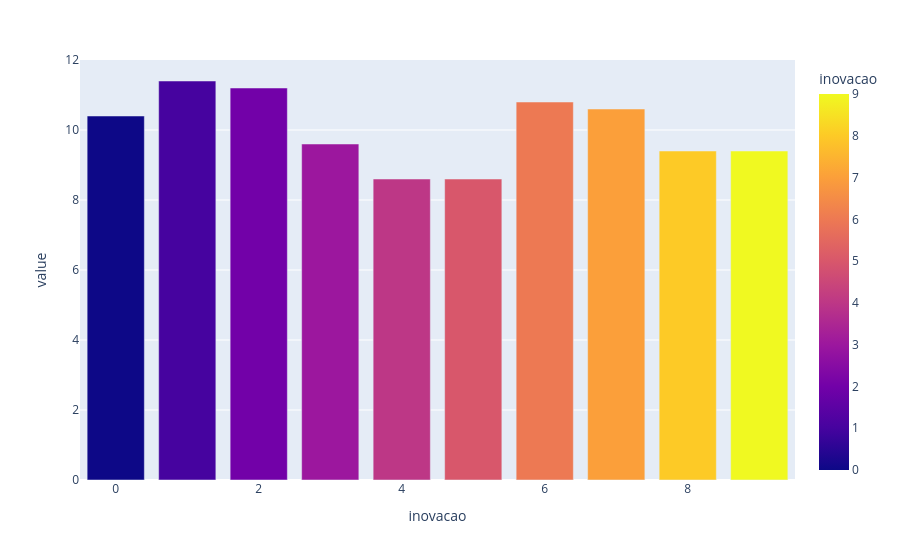

The notebook cell this image was saved under:
### Markdown cell above
### EDA

### Code cell
# Distriuição da variavel Inovação
percentual_inovacao = df_clientes.value_counts('inovacao') / len(df_clientes) * 100
px.bar(percentual_inovacao, color=percentual_inovacao.index)

### Figure 1 — Plotly figure (JSON) as saved in the notebook; plotly's stock layout.template omitted (floating-point values rounded to 4 significant figures)
{"data": [{"hovertemplate": "inovacao=%{marker.color}<br>value=%{y}<extra></extra>", "legendgroup": "", "marker": {"color": [1, 2, 6, 7, 0, 3, 8, 9, 4, 5], "coloraxis": "coloraxis", "pattern": {"shape": ""}}, "name": "", "orientation": "v", "showlegend": false, "textposition": "auto", "type": "bar", "x": [1, 2, 6, 7, 0, 3, 8, 9, 4, 5], "xaxis": "x", "y": [11.4, 11.2, 10.8, 10.6, 10.4, 9.6, 9.4, 9.4, 8.6, 8.6], "yaxis": "y"}], "layout": {"barmode": "relative", "coloraxis": {"colorbar": {"title": {"text": "inovacao"}}, "colorscale": [[0, "#0d0887"], [0.1111, "#46039f"], [0.2222, "#7201a8"], [0.3333, "#9c179e"], [0.4444, "#bd3786"], [0.5556, "#d8576b"], [0.6667, "#ed7953"], [0.7778, "#fb9f3a"], [0.8889, "#fdca26"], [1, "#f0f921"]]}, "legend": {"tracegroupgap": 0}, "margin": {"t": 60}, "xaxis": {"anchor": "y", "domain": [0, 1], "title": {"text": "inovacao"}}, "yaxis": {"anchor": "x", "domain": [0, 1], "title": {"text": "value"}}}}
